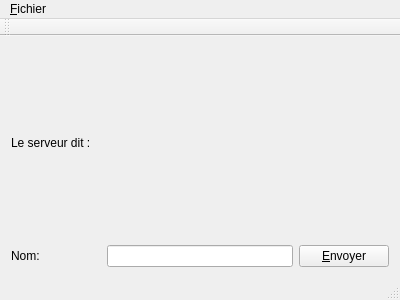
<?xml version="1.0" encoding="UTF-8"?>
<ui version="4.0">
 <class>MainWindow</class>
 <widget class="QMainWindow" name="MainWindow">
  <property name="geometry">
   <rect>
    <x>0</x>
    <y>0</y>
    <width>400</width>
    <height>300</height>
   </rect>
  </property>
  <property name="windowTitle">
   <string>Client</string>
  </property>
  <widget class="QWidget" name="centralWidget">
   <layout class="QGridLayout" name="gridLayout">
    <item row="0" column="0" colspan="2">
     <widget class="QLabel" name="label">
      <property name="text">
       <string>Le serveur dit :</string>
      </property>
     </widget>
    </item>
    <item row="0" column="2" colspan="2">
     <widget class="QLabel" name="labelMessageServeur">
      <property name="text">
       <string/>
      </property>
     </widget>
    </item>
    <item row="1" column="0">
     <widget class="QLabel" name="label_2">
      <property name="text">
       <string>Nom:</string>
      </property>
     </widget>
    </item>
    <item row="1" column="1" colspan="2">
     <widget class="QLineEdit" name="lineEditMessage"/>
    </item>
    <item row="1" column="3">
     <widget class="QPushButton" name="pushButtonEnvoyer">
      <property name="text">
       <string>&amp;Envoyer</string>
      </property>
     </widget>
    </item>
   </layout>
  </widget>
  <widget class="QMenuBar" name="menuBar">
   <property name="geometry">
    <rect>
     <x>0</x>
     <y>0</y>
     <width>400</width>
     <height>19</height>
    </rect>
   </property>
   <widget class="QMenu" name="menu_Fichier">
    <property name="title">
     <string>&amp;Fichier</string>
    </property>
    <addaction name="action_Connecter"/>
   </widget>
   <addaction name="menu_Fichier"/>
  </widget>
  <widget class="QToolBar" name="mainToolBar">
   <attribute name="toolBarArea">
    <enum>TopToolBarArea</enum>
   </attribute>
   <attribute name="toolBarBreak">
    <bool>false</bool>
   </attribute>
  </widget>
  <widget class="QStatusBar" name="statusBar"/>
  <action name="action_Connecter">
   <property name="text">
    <string>&amp;Connecter</string>
   </property>
  </action>
 </widget>
 <layoutdefault spacing="6" margin="11"/>
 <resources/>
 <connections/>
</ui>
